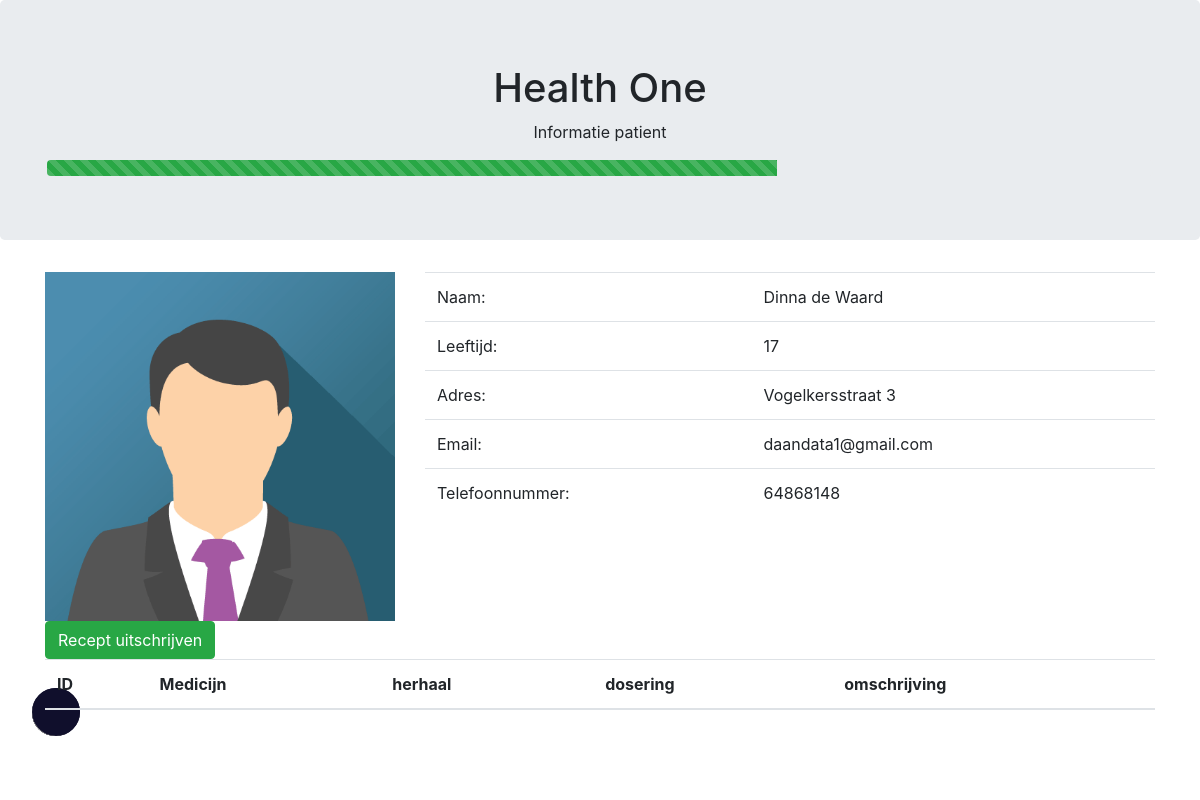
/patient-gegevens.php?id=1 (signed in), run on an earlier commit of the app's database.
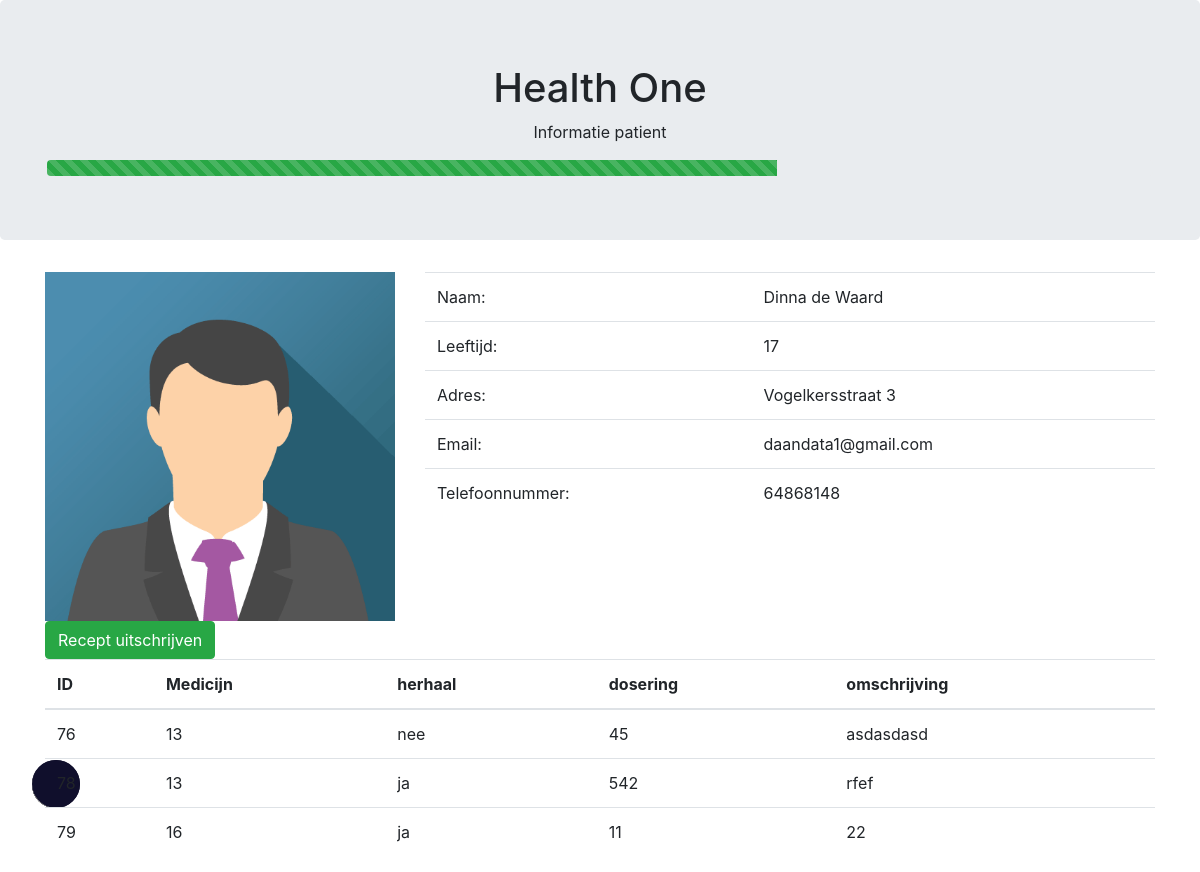
And on a later commit of the database.
### tables this page shows
CREATE TABLE `patient` (
  `id` int(255) NOT NULL,
  `medicijn_id` int(11) NOT NULL,
  `recept_id` int(11) NOT NULL,
  `naam` varchar(255) NOT NULL,
  `leeftijd` int(255) NOT NULL,
  `adres` varchar(255) NOT NULL,
  `email` varchar(255) NOT NULL,
  `telefoonnummer` int(255) NOT NULL,
  `verzekeringsnummer` int(255) NOT NULL,
  `aandoeningen` varchar(255) NOT NULL
);

CREATE TABLE `recepten` (
  `id` int(11) NOT NULL,
  `patient_id` int(11) NOT NULL,
  `medicijn_id` int(11) NOT NULL,
  `herhaal` varchar(3) NOT NULL,
  `dosering` int(11) NOT NULL,
  `omschrijving` text NOT NULL,
  `uitgeschreven` timestamp NOT NULL DEFAULT current_timestamp()
);

### patient-gegevens.php (the view, shortened to what this page needs)
<!DOCTYPE html>
<html lang="en">
<head>
    <link rel="stylesheet" href="https://maxcdn.bootstrapcdn.com/bootstrap/4.3.1/css/bootstrap.min.css">
</head>
<body>
    <div class="jumbotron text-center">
        <h1>Health One</h1>
        <p>Informatie patient</p>
        <div class="container">
            <div class="progress">
                <div class="darkmode-ignore progress-bar progress-bar-striped progress-bar-animated bg-success" style="width:66%"></div>
            </div>
        </div>
    </div>
    <div class="container">
        <div class="row">
            <div class="col-4">
                <?php
                $db = new PDO("mysql:host=localhost;dbname=HealthOne", "root", "");
                $query = $db->prepare("SELECT * FROM patient WHERE id = " . $_GET['id']);
                $query->execute();
                $result = $query->fetchAll(PDO::FETCH_ASSOC);
                foreach ($result as &$data) {
                    echo "<img src='img/avatar.png'>";
                }
                ?>
            </div>
            <div class="col-8">
                <table class="table">
                    <?php
                    try {
                        echo "<tr>" . "<td>" . "Naam:" . "</td>" . "<td>" . $data['naam'] . "</td>" . "</tr>";
                        echo "<tr>" . "<td>" . "Leeftijd:" . "</td>" . "<td>" . $data['leeftijd'] . "</td>" . "</tr>";
                        echo "<tr>" . "<td>" . "Adres:" . "</td>" . "<td>" . $data['adres'] . "</td>" . "</tr>";
                        echo "<tr>" . "<td>" . "Email:" . "</td>" . "<td>" . $data['email'] . "</td>" . "</tr>";
                        echo "<tr>" . "<td>" . "Telefoonnummer:" . "</td>" . "<td>" . $data['telefoonnummer'] . "</td>" . "</tr>";
                    } catch (PDOException $e) {
                        die("Error!: " . $e->getMessage());
                    }
                    ?>
                </table>
            </div>
        </div>
        <a href="recept-uitschrijven.php?id=<?php echo $data["id"]; ?>">
            <button class="btn btn-success">Recept uitschrijven</button>
        </a>
        <div class="row">
            <div class="col">
                <table class="table">
                    <thead>
                        <tr>
                            <th>ID</th>
                            <th>Medicijn</th>
                            <th>herhaal</th>
                            <th>dosering</th>
                            <th>omschrijving</th>
                        </tr>
                    </thead>
                    <tbody>
                        <?php
                        $query = $db->prepare("SELECT * FROM recepten WHERE patient_id = " . $_GET['id']);
                        $query->execute();
                        $result = $query->fetchAll(PDO::FETCH_ASSOC);
                        foreach ($result as &$data) {
                            echo "<tr>";
                            echo "<td>" . $data['id'] . "</td>";
                            echo "<td>" . $data['medicijn_id'] . "</td>";
                            echo "<td>" . $data['herhaal'] . "</td>";
                            echo "<td>" . $data['dosering'] . "</td>";
                            echo "<td>" . $data['omschrijving'] . "</td>";
                            echo "</tr>";
                        }
                        ?>
                    </tbody>
                </table>
            </div>
        </div>
    </div>
</body>
<link rel="stylesheet" href="css/darkmode.css">
</html>

### css/darkmode.css (style rules this page uses)
img { width: 350px !important; }

What changed in the data, as far as the page shows it:
added recepten: id "76", medicijn "13", herhaal "nee", dosering "45", omschrijving "asdasdasd"
added recepten: medicijn "13", herhaal "ja", dosering "542", omschrijving "rfef"
added recepten: id "79", medicijn "16", herhaal "ja", dosering "11", omschrijving "22"
